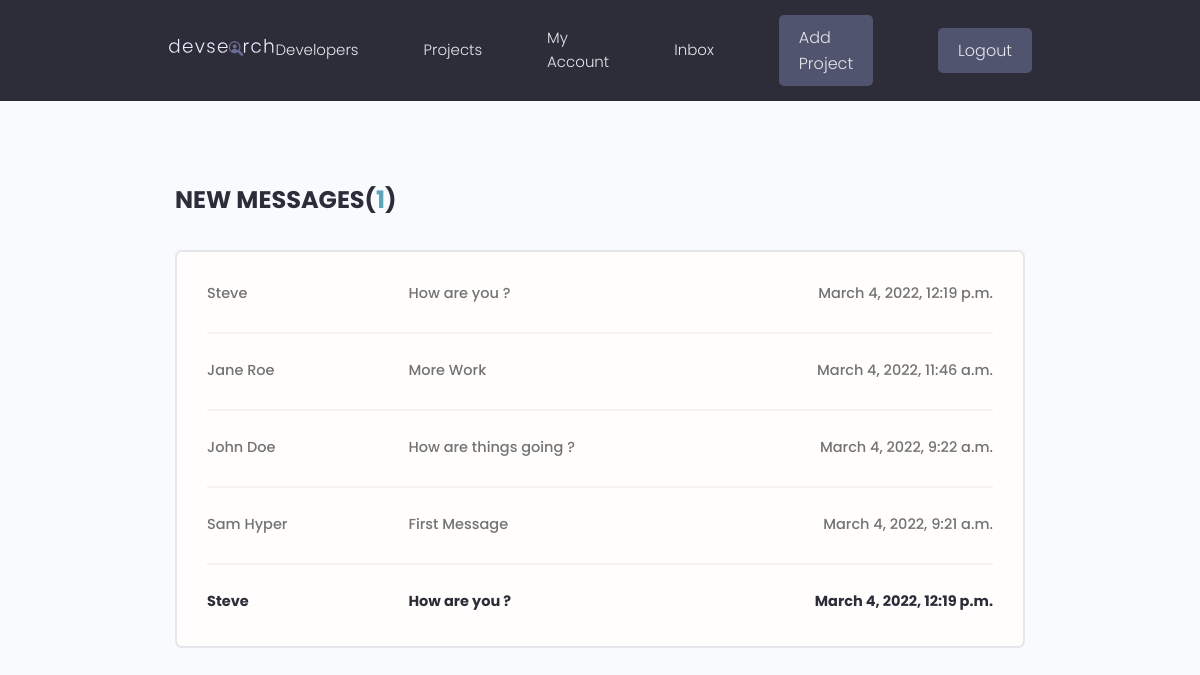
The page /inbox/ (signed in) on the database its author committed.
### users/models.py (models this page shows, shortened)
class Message(models.Model):
    sender = models.ForeignKey(Profile, on_delete=models.SET_NULL, null=True, blank=True)
    recipient = models.ForeignKey(Profile, on_delete=models.SET_NULL, null=True, blank=True, related_name="messages")
    name = models.CharField(max_length=200, null=True, blank=True)
    email = models.EmailField(max_length=200, null=True, blank=True)
    subject = models.CharField(max_length=200, null=True, blank=True)
    body = models.TextField()
    is_read = models.BooleanField(default=False, null=True)
    created = models.DateTimeField(auto_now_add=True)
    id = models.UUIDField(default=uuid.uuid4, unique=True, primary_key=True, editable=False)
    class Meta:
        ordering = ['-is_read', '-created']

### users/views.py (the view)
# urls.py: path('inbox/', views.inbox, name='inbox'),
@login_required(login_url='login')
def inbox(request):
    profile = request.user.profile
    messageRequests = profile.messages.all()
    unreadCount = messageRequests.filter(is_read=False).count()
    context = {'messageRequests': messageRequests, 'unreadCount': unreadCount}
    return render(request, 'users/inbox.html', context)

### users/templates/users/inbox.html
{% extends 'main.html' %}
{% block content %}
<body>
  <main class="inbox my-xl">
    <div class="content-box">
      <h3 class="inbox__title">New Messages(<span>{{unreadCount}}</span>)</h3>
      <ul class="messages">
        {% for message in messageRequests %}
        {% if message.is_read == False %}
        <li class="message message--unread">
        {% else %}
        <li class="message">
        {% endif %}
          <a href="{% url 'message' message.id %}">
            <span class="message__author">{{message.name}}</span>
            <span class="message__subject">{{message.subject}}</span>
            <span class="message__date">{{message.created}}</span>
          </a>
        </li>
        {% endfor %}
      </ul>
    </div>
  </main>
  {% endblock content %}

### static/styles/app.css (style rules this page uses)
:root { --color-sub: #2d2d39; }
.content-box { width: 95%; max-width: 85rem; margin: 0 auto; }
.inbox { height: 90vh; }
.inbox__title, .inbox__title span { font-size: 2.4rem; font-weight: 700; color: var(--color-sub); text-transform: uppercase; text-align: left; margin-bottom: 3rem; }
.inbox__title span { color: var(--color-main); }
.messages { list-style: none; background: var(--color-white); padding: 0.5rem 3rem; border: 2px solid var(--color-light); border-radius: 0.7rem; }
.message { padding: 2.5rem 0; }
.message > a span { font-size: 1.45rem; font-weight: 500; }
.message.message--unread a span { font-weight: 700; color: var(--color-sub); }
.message:not(:last-child) { border-bottom: 2px solid var(--color-white-light); }
.message > a { display: flex; gap: 1rem; }
.message__author, .message__date { flex-basis: 25%; }
.message__subject { flex-basis: 50%; }
.message__date { text-align: right; }

### static/uikit/styles/modules/_variables.css (style rules this page uses)
:root { --color-main: #5aa5b9; --color-main-light: #e6faff; --color-sub: #3f4156; --color-sub-light: #51546e; --color-sub-lighter: #ededfd; --color-text: #737373; --color-gray: #8b8b8b; --color-light: #e5e7eb; --color-light-gray: #767676; --color-bg: #f8fafd; --color-white: #fffefd; --color-white-light: #f3f3f3; --color-success: #359e64; --color-success-bg: #def8e8; --color-error: #fc4b0b; --color-error-bg: #fff2ee; --font-base: 'Poppins', arial, helvetica, 'Segoe UI', roboto, ubuntu, sans-serif; --font-monospace: 'Fira Code', 'Courier New', courier, monospace; --font-regular: 300; --font-medium: 500; --font-bold: 700; --generic-shadow: 1px 1px 5px #00000010; --generic-transition: all 0.3s ease-in-out; }

### static/uikit/styles/modules/_base.css (style rules this page uses)
* { margin: 0; padding: 0; box-sizing: border-box; text-rendering: optimizeLegibility; color: inherit; font-size: inherit; }
html { font-size: 50%; }
@media only screen and (min-width: 480px) { html { font-size: 56.25%; } }
@media only screen and (min-width: 1200px) { html { font-size: 62.5%; } }
body { line-height: 1.6; font-weight: 400; font-size: 1.5rem; color: var(--color-text); background-color: var(--color-bg); min-height: 100vh; }

### static/uikit/styles/modules/_typography.css (style rules this page uses)
* { font-family: var(--font-base); }
h3 { font-size: 3.2rem; font-weight: var(--font-medium); }
p, span, strong { font-size: 1.6rem; color: var(--color-text); font-weight: var(--font-regular); }
a { padding-bottom: 2px; text-decoration: none; display: inline-block; color: var(--color-main); font-weight: var(--font-medium); }

### static/uikit/styles/modules/_utilities.css (style rules this page uses)
.my-xl { margin: 8rem auto; }

### rows shown on the page
Message: name "Steve", subject "How are you ?", created "March 4, 2022, 12:19 p.m."
Message: name "Jane Roe", subject "More Work", created "March 4, 2022, 11:46 a.m."
Message: name "John Doe", subject "How are things going ?", created "March 4, 2022, 9:22 a.m."
Message: name "Sam Hyper", subject "First Message", created "March 4, 2022, 9:21 a.m."
Message: name "Steve", subject "How are you ?", created "March 4, 2022, 12:19 p.m."

### other values the page prints
{{ unreadCount }} "1"
